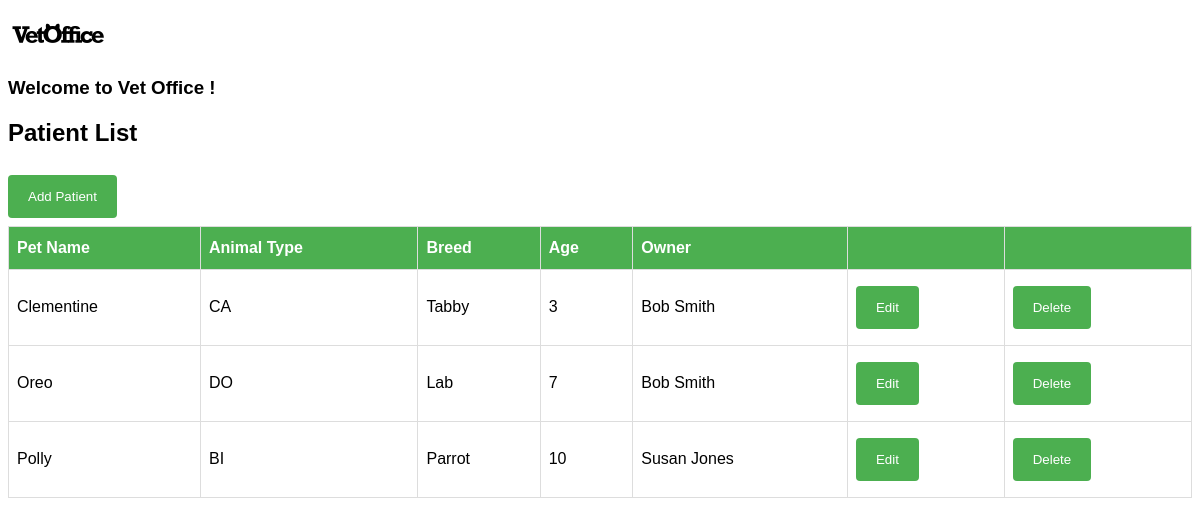
Page /patient/list (signed in) on the committed database.
### vetoffice/models.py (models this page shows, shortened)
class Patient(models.Model):
    DOG = 'DO'
    CAT = 'CA'
    BIRD = 'BI'
    REPTILE = 'RE'
    OTHER = 'OT'
    ANIMAL_TYPE_CHOICES = [
        (DOG, 'Dog'),
        (CAT, 'Cat'),
        (BIRD, 'Bird'),
        (REPTILE, 'Reptile'),
        (OTHER, 'Other'),
    ]
    animal_type = models.CharField(max_length=2, choices=ANIMAL_TYPE_CHOICES, default=OTHER)
    breed = models.CharField(max_length=200)
    pet_name = models.CharField(max_length=30)
    age = models.IntegerField(default=0)
    owner = models.ForeignKey(Owner, on_delete=models.CASCADE)

class Owner(models.Model):
    first_name = models.CharField(max_length=30)
    last_name = models.CharField(max_length=30)
    phone = models.CharField(max_length=30)
    def __str__(self):
        return self.first_name + " " + self.last_name

### vetoffice/views.py (the view)
# urls.py: path('patient/list', views.PatientList.as_view(), name="patientlist"),
class PatientList(LoginRequiredMixin, ListView):
    model = Patient

### vetoffice/templates/vetoffice/patient_list.html
{% extends './base.html' %}
{% block content %}
<h2>Patient List</h2>
<a href="{% url 'patientcreate' %}"><button class="btn">Add Patient</button></a>
<table id="patients">
  <tr>
    <th>Pet Name</th>
    <th>Animal Type</th>
      <th>Breed</th>
      <th>Age</th>
      <th>Owner</th>
      <th> </th>
      <th> </th>
  </tr>
  {% for patient in patient_list %}
  <tr>
  <tr>
      <td>{{ patient.pet_name }}</td>
      <td>{{ patient.animal_type }}</td>
      <td>{{ patient.breed }}</td>
      <td>{{ patient.age }}</td>
      <td>{{ patient.owner }}</td>
      <td><a href="{% url 'patientupdate' patient.id %}"><button>Edit</button></a></td>
      <td><a href="{% url 'patientdelete' patient.id %}"><button>Delete</button></a></td>
  </tr>
  {% endfor %}
</table>
{% endblock %}

### vetoffice/templates/vetoffice/base.html (style rules this page uses)
body { font-family: Arial, Helvetica, sans-serif; }
table { border-collapse: collapse; width: 100%; }
td, th { border: 1px solid #ddd; padding: 8px; }
tr:nth-child(even) { background-color: #f2f2f2; }
th { padding-top: 12px; padding-bottom: 12px; text-align: left; background-color: #4CAF50; color: white; }
button, input[type=submit] { background-color: #4CAF50; color: white; padding: 14px 20px; margin: 8px 0; border: none; border-radius: 4px; cursor: pointer; }

### rows in the picture
Patient: pet_name "Clementine", animal_type "CA", breed "Tabby", age "3", owner "Bob Smith"
Patient: pet_name "Oreo", animal_type "DO", breed "Lab", age "7", owner "Bob Smith"
Patient: pet_name "Polly", animal_type "BI", breed "Parrot", age "10", owner "Susan Jones"
